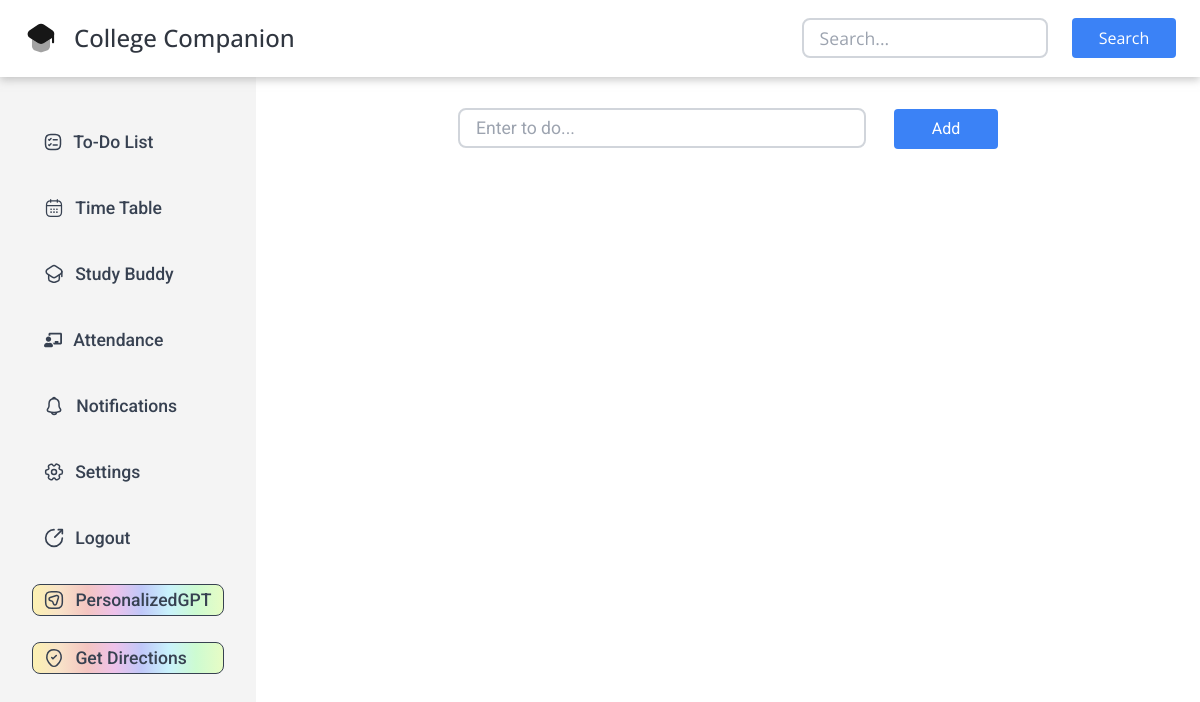
Page /to-do (signed in) on the earlier database version.
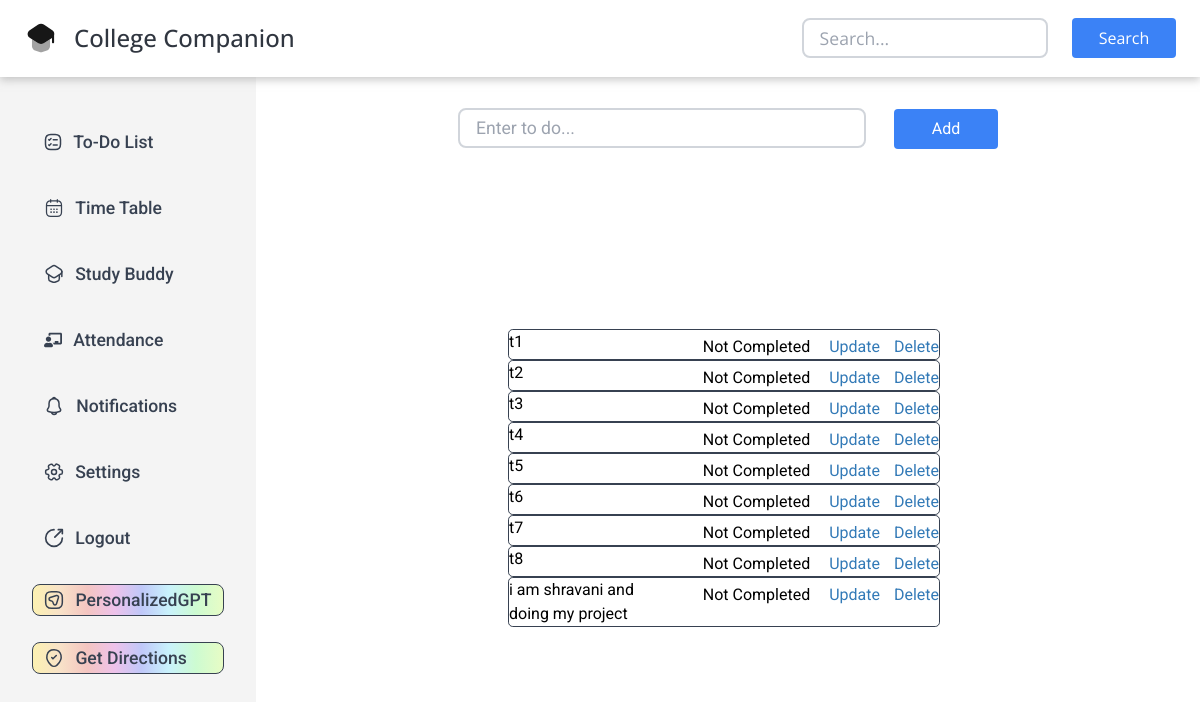
Same page on the later database version.
### tables this page shows
CREATE TABLE todo (
id INTEGER PRIMARY KEY,
task TEXT NOT NULL,
status INTEGER,
student_id INTEGER,
FOREIGN KEY (student_id)
REFERENCES students(id)
);

### app.py (the view)
@app.route("/to-do")
@login_required
def to_do():
    tasks = db.execute(
        "SELECT * FROM todo WHERE student_id = ?", session['user_id'])
    task_number = 1
    return render_template("todo.html", tasks=tasks)

### app.py (called while the page is built)
@app.after_request
def add_header(response):
    response.headers["Cache-Control"] = "no-cache, no-store, must-revalidate"
    response.headers["Pragma"] = "no-cache"
    response.headers["Expires"] = "0"
    return response

### helpers.py (called while the page is built)
def login_required(f):
    @wraps(f)
    def decorated_function(*args, **kwargs):
        if session.get("user_id") is None:
            return redirect("/login")
        return f(*args, **kwargs)
    return decorated_function

### templates/todo.html (shortened to what this page needs)
{% extends "layout.html" %}
{% block main %}
<div class="add-task-area">
    <form method="post" action="/add-to-do" class="add-task">
        <input type="text" name="task" placeholder="Enter to do..." autocomplete="off" autofocus required />
        <button type="submit">Add</button>
    </form>
</div>
<div class="todo-list-tasks">
    {% for task in tasks %}
    <div class="task">
        <div class="todo-item">
            {{ task['task'] }}
        </div>
        <div class="task-status">
            {% if task['status'] == 1 %}
            <span>Completed</span>
            {% else %}
            <span>Not Completed</span>
            {% endif %}
            <a href="/update/{{ task['id'] }}" class="task-update">Update</a>
            <a href="/delete/{{ task['id'] }}" class="task-delete">Delete</a>
        </div>
    </div>
    {% endfor %}
</div>
{% endblock %}

### templates/layout.html (shortened to what this page needs)
<!DOCTYPE html>
<html lang="en">
<head>
    <link href="https://cdn.jsdelivr.net/npm/bootstrap-icons@1.8.1/font/bootstrap-icons.css" rel="stylesheet">
    <link rel="stylesheet" href="https://cdnjs.cloudflare.com/ajax/libs/font-awesome/6.5.1/css/all.min.css"
 />
    <link href="https://cdn.jsdelivr.net/npm/tailwindcss@2.0.4/dist/tailwind.min.css" rel="stylesheet">
    <link rel="stylesheet" href="/static/todo.css" />
    <link rel="stylesheet" href="/static/styles.css">
</head>
<body>
    <header>
        <div class="app-heading">
            <div class="app-name"><span>College Companion</span></div>
        </div>
        <div class="search-area">
            <input type="text" class="search-bar" placeholder="Search...">
            <button class="search-button">Search</button>
        </div>
    </header>
    <main>
        <side-bar>
            <div class="side-bar">
                <div class="elements">
                    <div class="to-do-list-name e feature">
                        <span class="t"><a href="/to-do">To-Do List</a></span>
                    </div>
                    <div class="time-table-name e feature">
                        <span class="t"><a href="/timetable">Time Table</a></span>
                    </div>
                    <div class="study-buddy-name e feature">
                        <span><a href="/studybuddy">Study Buddy</a></span>
                    </div>
                    <div class="attendance-name e feature">
                        <span class="t"><a href="#">Attendance</a></span>
                    </div>
                    <div class="notifications-name e feature">
                        <span class="t"><a href="#">Notifications</a></span>
                    </div>
                    <div class="settings-name e feature">
                        <span class="t"><a href="#">Settings</a></span>
                    </div>
                    <div class="logout-name e feature">
                        <span class="t"><a href="/logout">Logout</a></span>
                    </div>
                    <div class="personalized-gpt-name e special">
                        <span>PersonalizedGPT</span>
                    </div>
                    <div class="get-directions-name e special">
                        <span>Get Directions</span>
                    </div>
                </div>
            </div>
        </side-bar>
        <div class="display">
            {% block main %}{% endblock %}
        </div>
    </main>
</body>
</html>

### static/todo.css (style rules this page uses)
* { padding: 0; margin: 0; }
.add-task-area { height: 2.5rem; position: absolute; top: 2rem; display: flex; align-items: center; }
.add-task input { width: 25.5rem; height: 2.5rem; border: 0.15rem #D1D5DB solid; border-radius: 0.5rem; color: #B2B2B2; line-height: 2.5rem; font-size: 1.1rem; font-weight: 400; margin-right: 1.5rem; padding-left: 1rem; }
.add-task button { height: 2.5rem; width: 6.5rem; border-radius: 0.25rem; border: none; color: white; background-color: #3B82F6; font-size: 1rem; cursor: pointer; }
.todo-list-tasks { margin-top: 5rem; max-height: 70%; width: 30rem; overflow-x: hidden; overflow-y: auto; padding: 20px; background-color: #fff; border-radius: 5px; }
.task { width: 27rem; border: 0.1rem #374151 solid; border-radius: 0.3rem; display: flex; justify-content: space-between; }
.todo-item { max-width: 10rem; word-wrap: break-word; }
.task-status { margin-top: 5px; }
.task-status span { padding: 3px 5px; border-radius: 3px; }
.task-update, .task-delete { color: #337ab7; text-decoration: none; margin-left: 10px; }

### static/styles.css (style rules this page uses)
* { margin: 0; padding: 0; border: border-box; }
a { text-decoration: none; color:inherit; }
header { z-index: 2; position: relative; height: 4.8rem; width: 100vw; box-shadow: 0 0.2rem 0.5rem rgba(159, 159, 159, 0.559); display: flex; align-items: center; justify-content: space-between; font-family: "Open Sans", sans-serif; }
.app-name { font-size: 1.5rem; color: #303640; margin-left: 1rem; font-weight: 500; }
.app-heading { display: flex; align-items: center; }
.app-heading svg { font-size: 2rem; margin-left: 1.5rem; }
.search-bar { height: 2.5rem; width: 15.4rem; border: 0.15rem #D1D5DB solid; border-radius: 0.5rem; color: #B2B2B2; line-height: 2.5rem; font-size: 1.1rem; font-weight: 400; margin-right: 1.5rem; padding-left: 1rem; }
.search-button { height: 2.5rem; width: 6.5rem; border-radius: 0.25rem; border: none; color: white; background-color: #3B82F6; font-size: 1rem; margin-right: 1.5rem; cursor: pointer; }
.search-area { display: flex; align-items: center; }
main { height: calc(100vh - 4.8rem); width: 100%; font-family: "Roboto", sans-serif; display: flex; }
side-bar { height: calc(100vh - 4.8rem); }
.side-bar { color: #374151; position: sticky; z-index: 0; height: calc(100vh - 4.8rem); width: 16rem; font-weight: 500; font-size: 1.1rem; background-color: rgb(244, 244, 244); overflow: hidden; display: flex; justify-content: center; }
.elements { margin-top: 2rem; height: 80%; width: 75%; display: flex; flex-direction: column; justify-content: space-around; }
.feature { height: 2.5rem; transition: all 0.1ms ease-in 0s; padding-left: 0.75rem; }
.e { cursor: pointer; display: flex; align-items: center; }
.ic { margin-right: 0.7rem; }
.ic2 { margin-right: 0.7rem; margin-left: 0.7rem; }
.personalized-gpt-name, .get-directions-name { height: 2rem; width: 12rem; display: flex; align-items: center; border-radius: 0.5rem; border: 0.05rem #374151 solid; background: linear-gradient(to right, #FCF1B2, #F8E2C8, #F4C5C1, #EEC2EA, #C0C8F9, #C9F2FC, #CDFBD1, #E7FCC5); }
.special { transition: all 0.1ms ease-out 0s; }
.display { height: 100%; width: 100%; background-color: white; display: flex; justify-content: center; align-items: center; position: relative; }

Differences in the rows shown:
added todo: task "t1", status "Not Completed"
added todo: task "t2", status "Not Completed"
added todo: task "t3", status "Not Completed"
added todo: task "t4", status "Not Completed"
added todo: task "t5", status "Not Completed"
added todo: task "t6", status "Not Completed"
added todo: task "t7", status "Not Completed"
added todo: task "t8", status "Not Completed"
added todo: task "i am shravani and doing my project", status "Not Completed"
